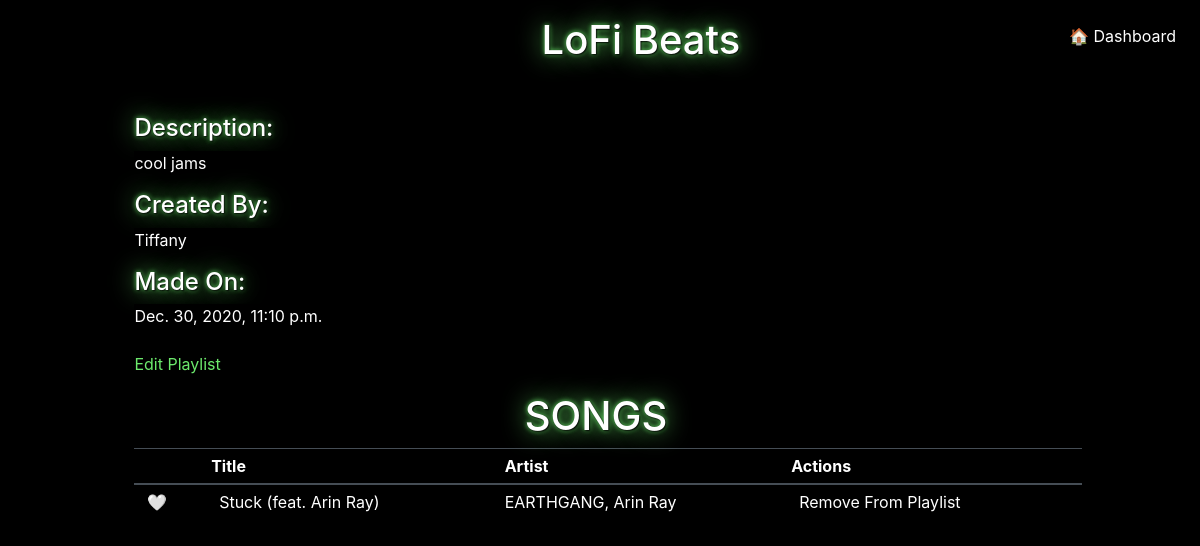
The app's page /playlist/9 (signed in) with its own data.
### app_vibescheck/models.py (models this page shows)
class Playlist(models.Model):
    name = models.CharField(max_length=50)
    desc = models.CharField(max_length=100)
    user = models.ForeignKey(User, related_name="playlists", on_delete = models.CASCADE)
    created_at = models.DateTimeField(auto_now_add=True)
    updated_at = models.DateTimeField(auto_now=True)
    songs = models.ManyToManyField(Song, related_name="playlists")
    objects = PlaylistManager()

class User(models.Model):
    first_name = models.CharField(max_length=45)
    last_name = models.CharField(max_length=45)
    email = models.CharField(max_length=100)
    birthday = models.DateField()
    password = models.CharField(max_length=45)
    created_at = models.DateTimeField(auto_now_add=True)
    updated_at = models.DateTimeField(auto_now=True)
    objects = UserManager()

class Song(models.Model):
    title = models.CharField(max_length=50)
    artist = models.CharField(max_length=50)
    created_at = models.DateTimeField(auto_now_add=True)
    updated_at = models.DateTimeField(auto_now=True)
    users_who_like = models.ManyToManyField(User, related_name="liked_songs")
    image_url = models.CharField(max_length=200)
    objects = SongManager()

### app_vibescheck/views.py (the view)
# urls.py: path('playlist/<int:playlist_id>', views.playlist_id),
def playlist_id(request, playlist_id):
    playlist = Playlist.objects.get(id=playlist_id)
    user = User.objects.get(id=request.session['user_id'])
    context={
        'playlist': playlist,
        'user': user,
        'playlist_songs': playlist.songs.all(),
        'liked_songs': user.liked_songs.all()
    }
    return render(request, 'playlist_id.html', context)

### app_vibescheck/templates/playlist_id.html (shortened to what this page needs)
<!DOCTYPE html>
<html>
  <head>
    <link rel="stylesheet" href="https://stackpath.bootstrapcdn.com/bootstrap/4.4.1/css/bootstrap.min.css">
    {% load static %}
    <link rel="stylesheet" href="{% static 'css/style.css' %}">
  </head>
  <body>
    <header>
      <h1 class="title">{{playlist.name}}</h1>
      <a class="action-link" href="/">🏠 Dashboard</a>
    </header>
    <div class="info-content">
      <h4 class="title">Description:</h4>
      <p>{{playlist.desc}}</p>
      <h4 class="title">Created By:</h4>
      <p> {{playlist.user.first_name}}</p>
      <h4 class="title">Made On:</h4>
      <p> {{playlist.created_at}}</p>
      <a class="edit-link" href="/playlist/{{playlist.id}}/edit">Edit Playlist</a>
    </div>
    <div class="playlist-songs">
      {% if playlist_songs|length > 0 %}
      <h1 class="playlist-info-title">SONGS</h1>
      <table class="table table-sm table-hover table-dark">
        <thead>
          <tr>
            <th class="green-heart" scope="col"></th>
            <th scope="col">Title</th>
            <th scope="col">Artist</th>
            <th scope="col">Actions</th>
          </tr>
        </thead>
        <tbody>
          {% for song in playlist_songs %}
          <tr>
            {% if song in liked_songs %}
            <td><a href="/song/{{song.id}}/like?redirect_uri={{request.get_full_path}}">💚</a></td>
            {% else %}
            <td><a href="/song/{{song.id}}/like?redirect_uri={{request.get_full_path}}">🤍</a></td>
            {% endif %}
            <td><a class="song-title" href="/song/{{song.id}}">{{song.title}}</a></td>
            <td>{{song.artist}}</td>
            <td><a href="/playlist/{{playlist.id}}/song/{{song.id}}/toggle">Remove From Playlist</a></td>
          </tr>
          {% endfor %}
        </tbody>
      </table>
      {% else %}
      <h5 class="note">You don't have any songs in this playlist.</h5>
      {% endif %}
    </div>
  </body>
</html>

### app_vibescheck/static/css/style.css (style rules this page uses)
* { background-color: black; color: white; margin: 8px; }
body { background-color: black; }
h1 { text-align:center; }
.title { text-shadow: 1px 1px 2px black, 0 0 25px rgb(108, 233, 108), 0 0 5px rgb(108, 233, 108); }
a { color: white; }
.edit-link { color:rgb(108, 233, 108) }
.info-content { margin-top: 42px; margin-left: 9%; }
.info-content { display: flex; flex-direction: column; margin-top: 42px; margin-left: 10%; }
.playlist-info-title { text-shadow: 1px 1px 2px black, 0 0 25px rgb(108, 233, 108), 0 0 5px rgb(108, 233, 108); margin-left: 0; }
.playlist-songs { width: 80%; margin-left: 10% }

### app_vibescheck/templates/playlist_id.html (style rules this page uses)
header { display: flex; justify-content: space-between; }
h1 { margin-left: 45%; }

### records on screen
Playlist: name "LoFi Beats", desc "cool jams", user.first_name "Tiffany", created_at "Dec. 30, 2020, 11:10 p.m."
Song: title "Stuck (feat. Arin Ray)", artist "EARTHGANG, Arin Ray"
